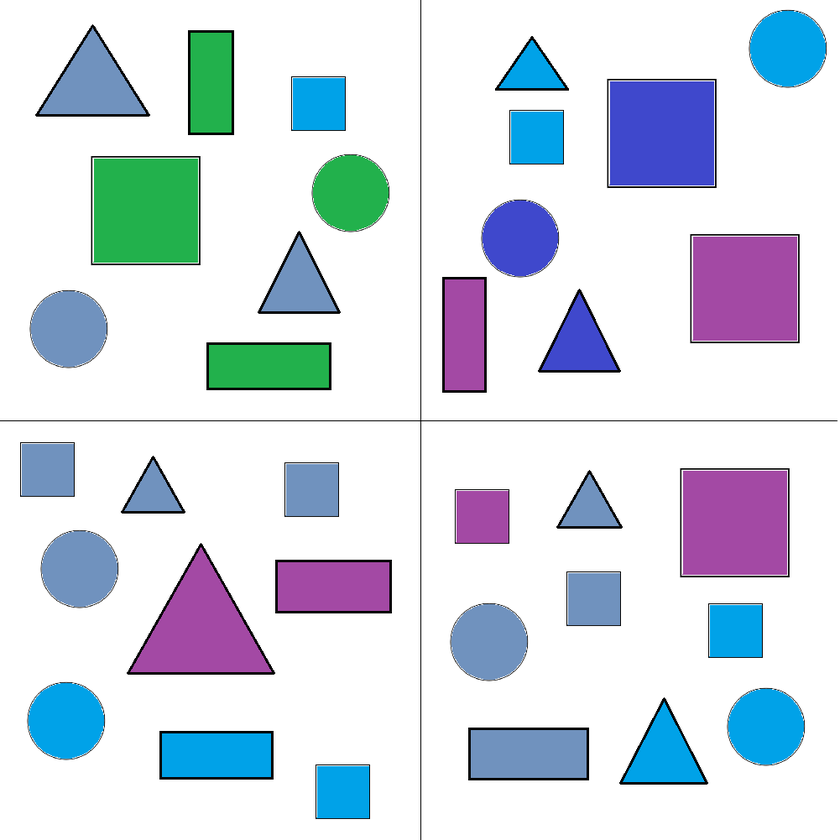
#> input picture White_background_image.png, 840 x 840 px, shrunk from 1001 x 1001 before the run, found by its file name
$ python 'simple shape detection.py'   (Python 2 division)
#> lines starting #> are read from the running program, lines starting #| are printed output that depends on the picture; after the words box and inside, x2 and y2 are one past the last pixel; in counts of white or black regions, pixels touching at a corner belong together
import cv2
import numpy as np

# Image Path
image_path = "/Users/nitesh/Downloads/simple-shape-detection/White_background_image.png"

img = cv2.imread(image_path, cv2.IMREAD_GRAYSCALE)
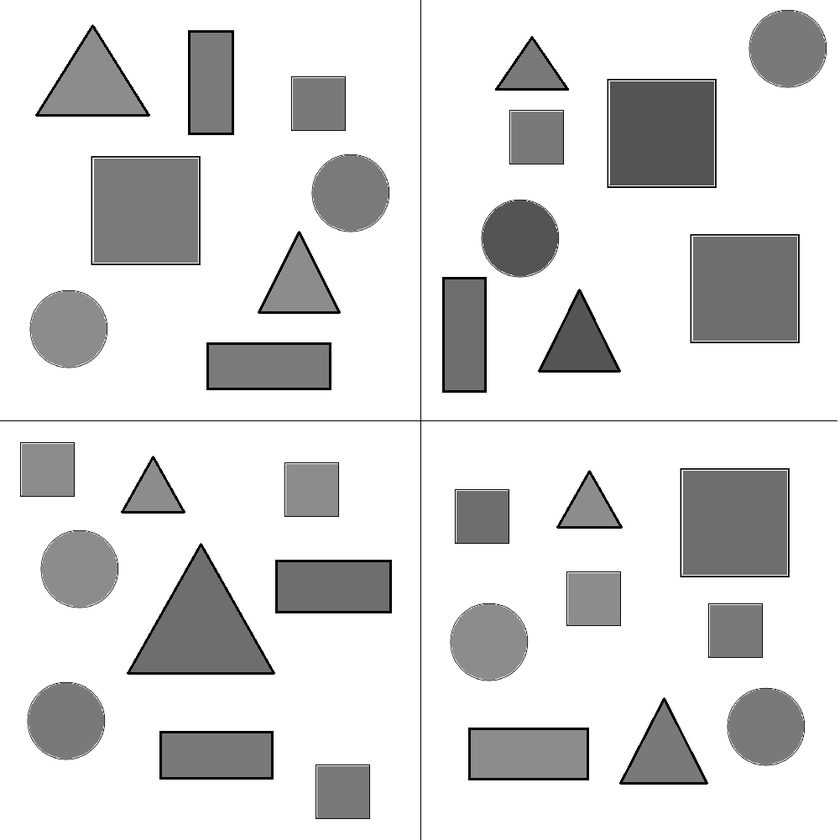
#> img: shape (840, 840); min 0, max 255, mean 218.2
_, threshold = cv2.threshold(img, 127, 255, cv2.THRESH_BINARY)
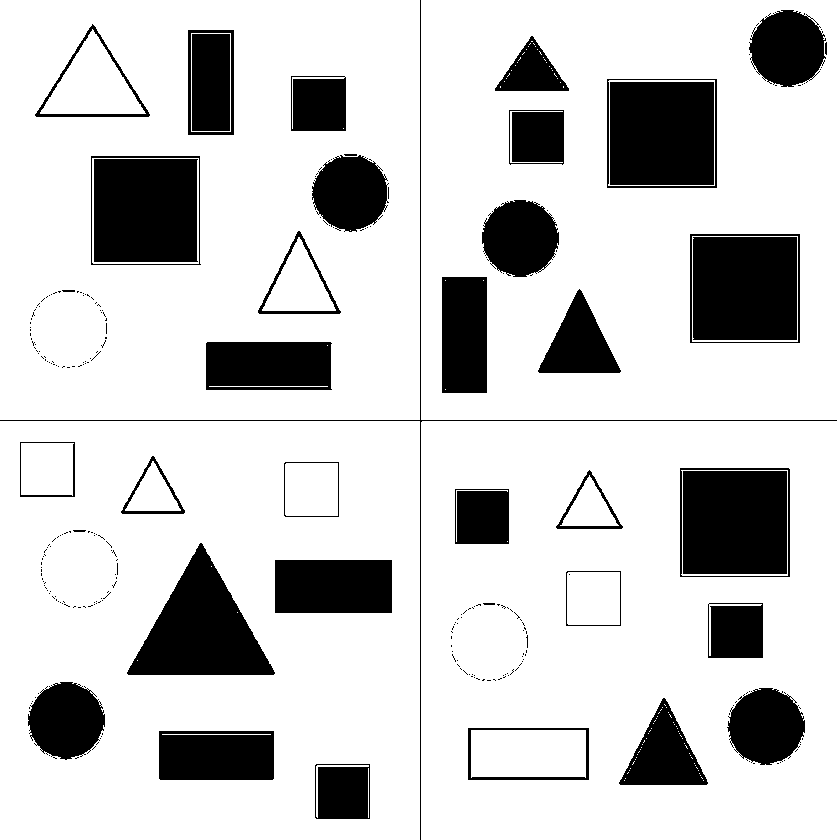
#> threshold: shape (840, 840); 80.7% white; 278 black regions (236 under 20 px)
contours, hierarchy = cv2.findContours(threshold, cv2.RETR_TREE, cv2.CHAIN_APPROX_SIMPLE)
#> contours = 782 contours, 719 with area under 20; largest, box (x1, y1, x2, y2) and area: (421, 0, 840, 840) 349870, (0, 0, 420, 420) 175561, (0, 421, 420, 840) 175142, (689, 233, 801, 344) 12208, (606, 78, 718, 189) 12208

font = cv2.FONT_HERSHEY_COMPLEX

count_triangle = 0
count_rectangle = 0
count_square = 0
count_circle = 0

for cnt in contours:
  approx = cv2.approxPolyDP(cnt, 0.01*cv2.arcLength(cnt, True), True)
  cv2.drawContours(img, [approx], -1, (0, 255, 0), 3)
  x = approx.ravel()[0]
  y = approx.ravel()[1]

  print len(approx)
  # Detect Triangle.
  if len(approx) == 3:
    cv2.putText(img, "Triangle", (x, y), font, 1, (0))
    count_triangle += 1

  # Detect Square and Rectangle.
  elif len(approx) == 4:
    (x, y, w, h) = cv2.boundingRect(approx)

    if  ((float(w)/h)  > 0.95 and (float(w)/h)  < 1.05):
      cv2.putText(img, "Square", (x, y), font, 1, (0))
      count_square += 1
    else:
      cv2.putText(img, "Rectangle", (x, y), font, 1, (0))
      count_rectangle += 1

  # # Detect Pentagon.
  # elif len(approx) == 5:
  #   cv2.putText(img, "Pentagon", (x, y), font, 1, (0))

  # # # Detect Ellipse.
  # elif 6 < len(approx) < 15:
  #     cv2.putText(img, "Ellipse", (x, y), font, 1, (0))

  # Detect Circle.
  else:
      cv2.putText(img, "Circle", (x, y), font, 1, (0))
      count_circle += 1
#> this loop made 782 passes
#> (approx, w, h, count_rectangle) on pass 40: ([[158, 731], [273, 730], [274, 778], [160, 780]], 117, 51, 1)
#> (approx, w, h) on passes 1, 2, 4, 10, 11, 12: ([[0, 421], [0, 839], [419, 839], [419, 421]], 420, 419), ([[316, 763], [370, 764], [369, 819], [314, 817]], 57, 57), ([[368, 765], [317, 765], [316, 816], [318, 766]], 53, 52), ([[50, 756], [51, 755], [52, 756], [51, 757]], 3, 3), ([[81, 755], [82, 754], [83, 755], [82, 756]], 3, 3), ([[48, 755], [49, 754], [50, 755], [49, 756]], 3, 3)
#| 4
#| 4
#| 2
#| 4
#| 6
#| 6
#| 6
#| 6
#> (further printed lines are left out)
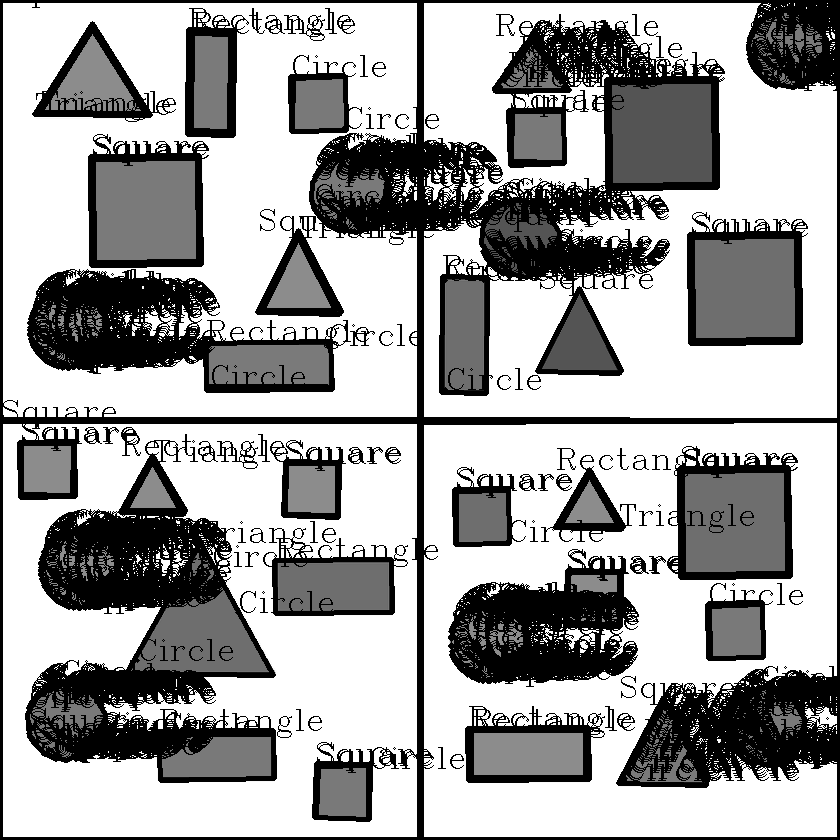
#> img: shape (840, 840); min 0, max 255, mean 164.7
#> after the loop, count_circle = 267; count_rectangle = 16; count_square = 493; count_triangle = 6

print "Triangle"
print count_triangle
#| 6

print "Square"
print count_square
#| 493

print "Rectangle"
print count_rectangle
#| 16

print "Circle"
print count_circle
#| 267

cv2.imshow("shapes", img)
cv2.imshow("Threshold", threshold)
cv2.waitKey(0)
cv2.destroyAllWindows()
